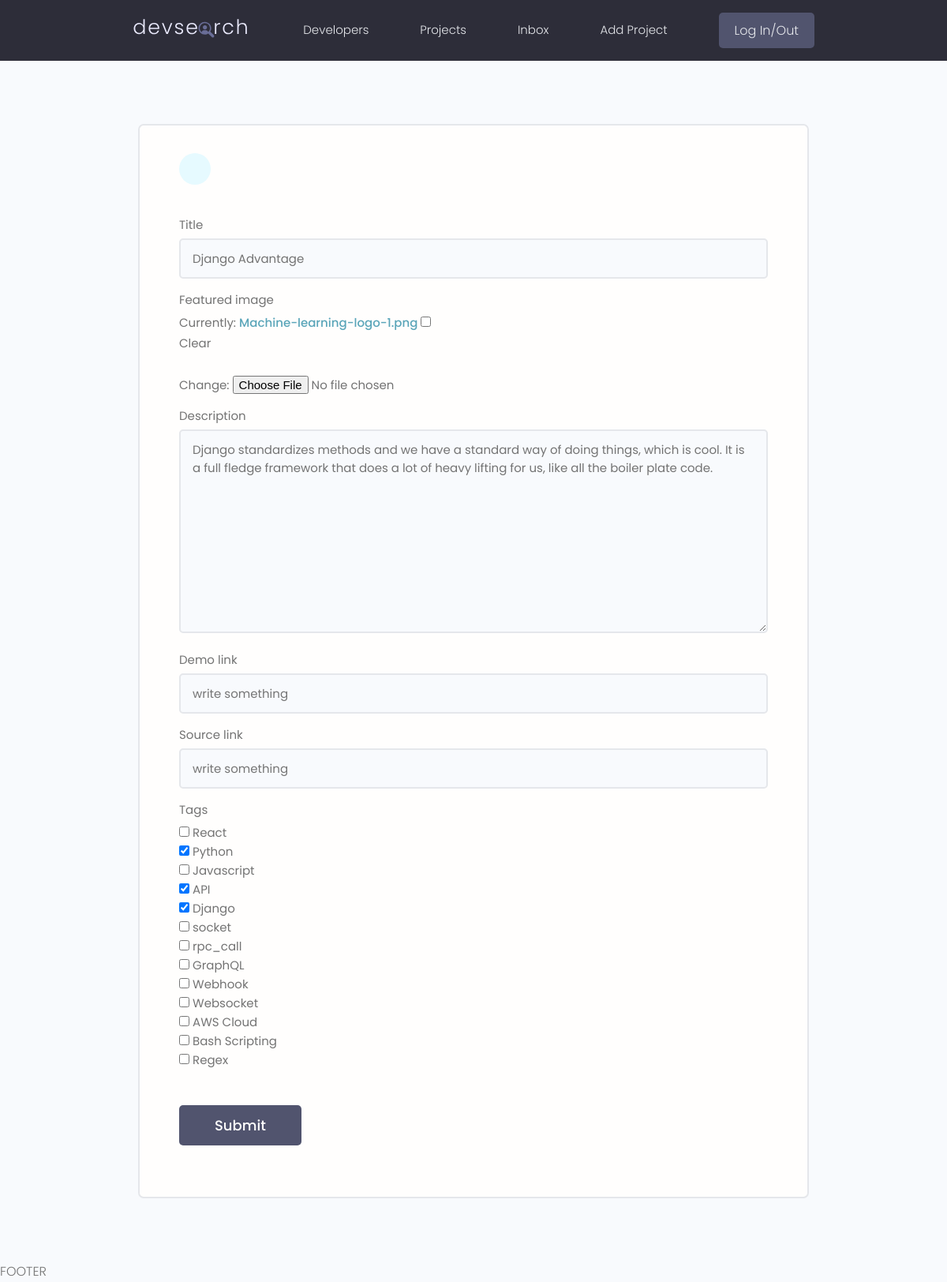
/projects/update-project/4777c404c3484fb08a03a72c6873c6ea/, run on the app's committed database.
### projects/models.py (models this page shows, shortened)
class Project(models.Model):
    owner = models.ForeignKey(Profile, null=True, blank=True, on_delete=models.SET_NULL)
    title = models.CharField(max_length=200)
    description = models.TextField(null=True, blank=True)
    featured_image = models.ImageField(null=True, blank=True, default='default.img')
    demo_link = models.CharField(max_length=200, null=True, blank=True)
    source_link = models.CharField(max_length=2000, null=True, blank=True)
    tags = models.ManyToManyField('Tag', blank=True)
    vote_total = models.IntegerField(null=True, blank=True)
    vote_ratio = models.IntegerField(null=True, blank=True)
    created = models.DateTimeField(auto_now_add=True)
    id = models.UUIDField(default=uuid.uuid4, unique=True, primary_key=True, editable=False)

### projects/views.py (the view)
# urls.py: path('update-project/<str:pk>/', views.update_project, name='update-project' ),
def update_project(request, pk):
    project = Project.objects.get(id=pk)
    form = ProjectForm(instance=project)
    if request.method == 'POST':
        print(request.POST)
        form = ProjectForm(request.POST, request.FILES, instance=project)
        if form.is_valid():
            form.save()
            return redirect('projects')
    context = {'form': form}
    return render(request, 'projects/project_form.html', context)

### projects/forms.py
class ProjectForm(ModelForm):
    class Meta:
        model = Project
        fields = ['title', 'featured_image', 'description', 'demo_link', 'source_link', 'tags']
        widgets = {
            'tags': forms.CheckboxSelectMultiple(),
        }
    def __init__(self, *args, **kwargs):
        super(ProjectForm, self).__init__(*args, **kwargs)
        for name, field in self.fields.items():
            print(str(field))
            field.widget.attrs.update({'class': 'input input--text', 'placeholder': 'write something'})

### projects/models.py (called while the page is built)
    def __str__(self):
        return self.name

### projects/templates/projects/project_form.html (shortened to what this page needs)
<!DOCTYPE html>
<html lang="en">
<head>
</head>
<body>
    {% extends 'main.html' %}
    {% block content %}
    <main class="formPage my-xl">
        <div class="content-box">
            <div class="formWrapper">
                <a class="backButton" href="#"></a>
                <br>
                <form class="form" method="POST" enctype="multipart/form-data">
                    {% for field in form %}
                    <div class="form__field">
                        <label for="formInput#text">{{ field.label }} </label>
                        {{ field }}
                    </div>
                    {% endfor %}
                    <input class="btn btn--sub btn--lg  my-md" type="submit" value="Submit" />
                </form>
            </div>
        </div>
    </main>
    {% endblock content %}

### static/styles/app.css (style rules this page uses)
:root { --color-sub: #2d2d39; }
.btn--sub { background-color: var(--color-sub-light); }
.content-box { width: 95%; max-width: 85rem; margin: 0 auto; }
.backButton { background: var(--color-main-light); color: var(--color-main); width: 4rem; height: 4rem; display: flex; align-items: center; justify-content: center; border-radius: 50%; }
.formPage .formWrapper { list-style: none; background: var(--color-white); padding: 3.5rem 5rem; border: 2px solid var(--color-light); border-radius: 0.7rem; }

### static/uikit/styles/modules/_variables.css (style rules this page uses)
:root { --color-main: #5aa5b9; --color-main-light: #e6faff; --color-sub: #3f4156; --color-sub-light: #51546e; --color-sub-lighter: #ededfd; --color-text: #737373; --color-gray: #8b8b8b; --color-light: #e5e7eb; --color-light-gray: #767676; --color-bg: #f8fafd; --color-white: #fffefd; --color-white-light: #f3f3f3; --color-success: #359e64; --color-success-bg: #def8e8; --color-error: #fc4b0b; --color-error-bg: #fff2ee; --font-base: 'Poppins', arial, helvetica, 'Segoe UI', roboto, ubuntu, sans-serif; --font-monospace: 'Fira Code', 'Courier New', courier, monospace; --font-regular: 300; --font-medium: 500; --font-bold: 700; --generic-shadow: 1px 1px 5px #00000010; --generic-transition: all 0.3s ease-in-out; }

### static/uikit/styles/modules/_base.css (style rules this page uses)
* { margin: 0; padding: 0; box-sizing: border-box; text-rendering: optimizeLegibility; color: inherit; font-size: inherit; }
html { font-size: 50%; }
@media only screen and (min-width: 480px) { html { font-size: 56.25%; } }
@media only screen and (min-width: 1200px) { html { font-size: 62.5%; } }
body { line-height: 1.6; font-weight: 400; font-size: 1.5rem; color: var(--color-text); background-color: var(--color-bg); min-height: 100vh; }

### static/uikit/styles/modules/_typography.css (style rules this page uses)
* { font-family: var(--font-base); }
a { padding-bottom: 2px; text-decoration: none; display: inline-block; color: var(--color-main); font-weight: var(--font-medium); }

### static/uikit/styles/modules/_utilities.css (style rules this page uses)
.my-md { margin: 3rem auto; }
.my-xl { margin: 8rem auto; }

### static/uikit/styles/modules/_button.css (style rules this page uses)
.btn { display: inline-block; position: relative; cursor: pointer; background-color: var(--color-light); font-weight: var(--font-medium); color: var(--color-sub); text-decoration: none; padding: 1rem 2rem; border-radius: 0.5rem; border: none; width: -webkit-fit-content; width: -moz-fit-content; width: fit-content; height: -webkit-fit-content; height: -moz-fit-content; height: fit-content; font-size: 1.6rem; outline-width: 0; outline-color: transparent; -webkit-backface-visibility: hidden; backface-visibility: hidden; transition: all 0.3s ease-in-out; }
.btn--sub { background-color: var(--color-sub); color: var(--color-white); }
.btn--lg { font-size: 1.8rem; padding: 1.2rem 4.5rem; }

### static/uikit/styles/modules/_form.css (style rules this page uses)
.form { display: block; }
.form__field { margin-top: 1.5rem; margin-bottom: 1.5rem; }
.form__label, .form__field > label { display: block; margin-bottom: 0.5rem; color: var(--color-text); }
input.input[type='text'], input.input[type='email'], input.input[type='password'], input.input[type='number'], textarea.input { min-width: 24rem; width: 100%; padding: 1.2rem 1.5rem; border-radius: 0.5rem; border: 2px solid var(--color-light); transition: all 0.3s ease-in-out; background-color: var(--color-bg); }

### data on the page
Project: form "Django Advantage" "Django standardizes methods and we have a standard way of doing things, which is cool. It is a full fledge framework that does a lot of heavy lifting for us, like all the boiler plate code."

### other printed values
{{ field.label }} "Title" "Featured image" "Description" "Demo link" "Source link" "Tags"
